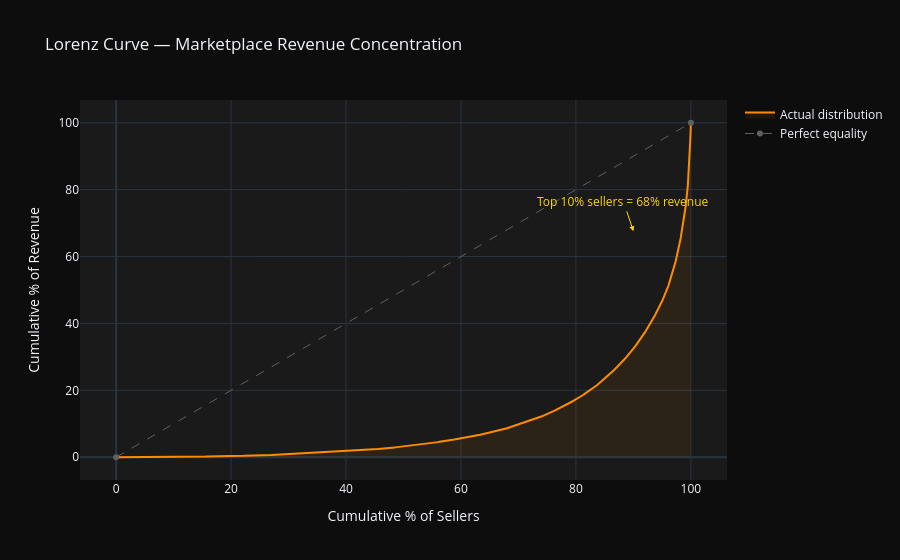

Notebook cell for this chart:
### Markdown cell above
## 7. Marketplace concentration (Lorenz curve)

### Code cell
# Lorenz curve
sorted_rev = np.sort(active["total_revenue"].values)
n = len(sorted_rev)
cum_rev = sorted_rev.cumsum() / sorted_rev.sum()
cum_sellers = np.arange(1, n + 1) / n

fig = go.Figure()
fig.add_trace(go.Scatter(
    x=cum_sellers * 100, y=cum_rev * 100,
    name="Actual distribution",
    line=dict(color="#FF8C00", width=2),
    fill="tozeroy", fillcolor="rgba(255,140,0,0.08)",
))
fig.add_trace(go.Scatter(
    x=[0, 100], y=[0, 100],
    name="Perfect equality",
    line=dict(color="#606060", width=1, dash="dash"),
))
# Annotate top 10%
top10_idx = int(n * 0.90)
top10_rev_pct = sorted_rev[top10_idx:].sum() / sorted_rev.sum() * 100
fig.add_annotation(
    x=90, y=top10_rev_pct,
    text=f"Top 10% sellers\n= {top10_rev_pct:.0f}% revenue",
    showarrow=True, arrowhead=2,
    font=dict(color="#FFD700"),
    arrowcolor="#FFD700",
)
fig.update_layout(
    template="plotly_dark",
    paper_bgcolor="#0D0D0D", plot_bgcolor="#1A1A1A",
    title="Lorenz Curve — Marketplace Revenue Concentration",
    xaxis_title="Cumulative % of Sellers",
    yaxis_title="Cumulative % of Revenue",
)
fig.show()

# Gini coefficient
n_f = float(n)
gini = (2 * np.sum((np.arange(1, n + 1) * sorted_rev))) / (n_f * sorted_rev.sum()) - (n_f + 1) / n_f
print(f"Gini coefficient: {gini:.3f}  (0 = perfect equality, 1 = maximum concentration)")
print(f"Top 10% of sellers account for {top10_rev_pct:.1f}% of total revenue")

### Figure 1 — Plotly figure (JSON) as saved in the notebook; plotly's stock layout.template omitted (floating-point values rounded to 4 significant figures; data arrays with more than 128 entries replaced by an {"elided": "..."} marker saying what was removed)
{"data": [{"fill": "tozeroy", "fillcolor": "rgba(255,140,0,0.08)", "line": {"color": "#FF8C00", "width": 2}, "name": "Actual distribution", "type": "scatter", "x": {"elided": "3095 float values"}, "y": {"elided": "3095 float values"}}, {"line": {"color": "#606060", "dash": "dash", "width": 1}, "name": "Perfect equality", "type": "scatter", "x": [0, 100], "y": [0, 100]}], "layout": {"annotations": [{"arrowcolor": "#FFD700", "arrowhead": 2, "font": {"color": "#FFD700"}, "showarrow": true, "text": "Top 10% sellers\n= 68% revenue", "x": 90, "y": 67.56}], "paper_bgcolor": "#0D0D0D", "plot_bgcolor": "#1A1A1A", "title": {"text": "Lorenz Curve — Marketplace Revenue Concentration"}, "xaxis": {"title": {"text": "Cumulative % of Sellers"}}, "yaxis": {"title": {"text": "Cumulative % of Revenue"}}}}
